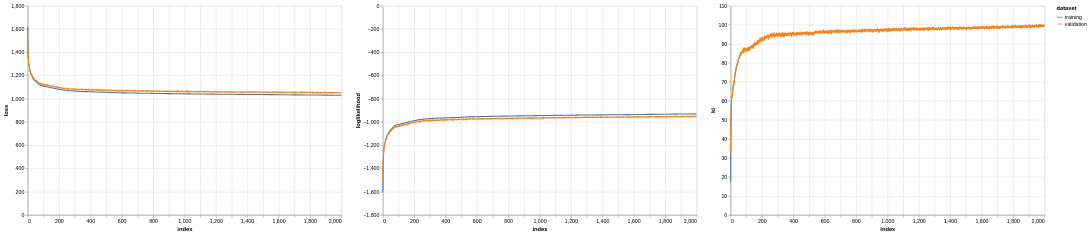

The cell this chart's notebook holds for it:
### Markdown cell above
# Training curves

### Code cell
def metric_chart(df: pd.DataFrame, metric: str, n_rows: int = 4_000):

    sub_df = df.loc[:n_rows,[('training', metric), ('validation', metric)]]
    sub_df.columns = sub_df.columns.get_level_values(0)
    chart = alt.Chart(
        sub_df.reset_index()
    ).transform_fold(
        sub_df.columns.to_list(), ['dataset', metric]
    ).mark_line().encode(
        x='index:Q', y=f'{metric}:Q', color='dataset:N'
    ).properties(width=600, height=400)

    return chart

metric_chart(results_df, 'loss') | metric_chart(results_df, 'loglikelihood') | metric_chart(results_df, 'kl')

### Figure 1 — Vega-Lite specification as saved in the notebook (floating-point values rounded to 4 significant figures; data arrays with more than 128 entries replaced by an {"elided": "..."} marker saying what was removed)
{"config": {"view": {"continuousWidth": 300, "continuousHeight": 300}}, "hconcat": [{"data": {"name": "data-abf2261c31c37e7fa50040cbaf8d5c68"}, "mark": {"type": "line"}, "encoding": {"color": {"field": "dataset", "type": "nominal"}, "x": {"field": "index", "type": "quantitative"}, "y": {"field": "loss", "type": "quantitative"}}, "height": 400, "transform": [{"fold": ["training", "validation"], "as": ["dataset", "loss"]}], "width": 600}, {"data": {"name": "data-a63148ee6819fb9d9375c1f0667f6341"}, "mark": {"type": "line"}, "encoding": {"color": {"field": "dataset", "type": "nominal"}, "x": {"field": "index", "type": "quantitative"}, "y": {"field": "loglikelihood", "type": "quantitative"}}, "height": 400, "transform": [{"fold": ["training", "validation"], "as": ["dataset", "loglikelihood"]}], "width": 600}, {"data": {"name": "data-b90a823e4e055f87275f4334f3c39505"}, "mark": {"type": "line"}, "encoding": {"color": {"field": "dataset", "type": "nominal"}, "x": {"field": "index", "type": "quantitative"}, "y": {"field": "kl", "type": "quantitative"}}, "height": 400, "transform": [{"fold": ["training", "validation"], "as": ["dataset", "kl"]}], "width": 600}], "$schema": "https://vega.github.io/schema/vega-lite/v5.8.0.json", "datasets": {"data-abf2261c31c37e7fa50040cbaf8d5c68": {"elided": "2000 records"}, "data-a63148ee6819fb9d9375c1f0667f6341": {"elided": "2000 records"}, "data-b90a823e4e055f87275f4334f3c39505": {"elided": "2000 records"}}}
